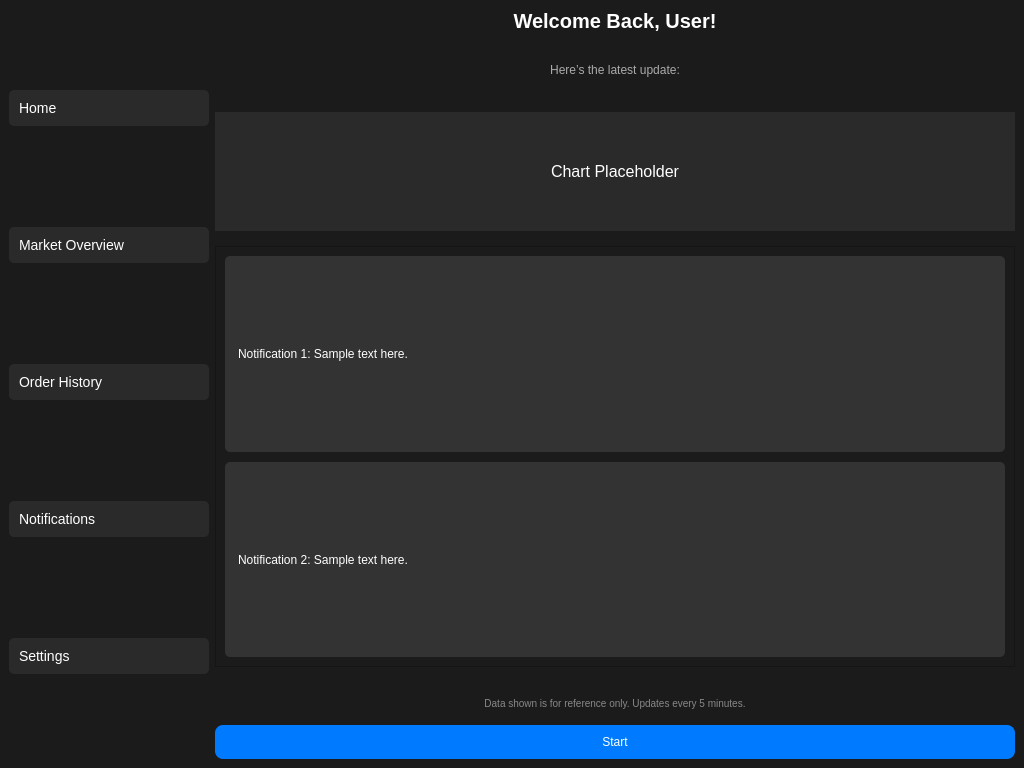
<?xml version="1.0" encoding="UTF-8"?>
<ui version="4.0">
 <class>StyledDashboard</class>
 <widget class="QMainWindow" name="StyledDashboard">
  <property name="geometry">
   <rect>
    <x>0</x>
    <y>0</y>
    <width>1024</width>
    <height>768</height>
   </rect>
  </property>
  <property name="windowTitle">
   <string>Styled Dashboard</string>
  </property>
  <property name="styleSheet">
   <string notr="true">background-color: #1B1B1B; color: white;</string>
  </property>
  <widget class="QWidget" name="centralwidget">
   <layout class="QHBoxLayout" name="horizontalLayout" stretch="1,4">
    <!-- Sidebar -->
    <item>
     <layout class="QVBoxLayout" name="sidebarLayout" stretch="1">
      <property name="spacing">
       <number>20</number>
      </property>
      <property name="contentsMargins">
       <rect>
        <x>0</x>
        <y>20</y>
        <width>0</width>
        <height>20</height>
       </rect>
      </property>
      
      <!-- Sidebar Buttons -->
      <item>
       <widget class="QPushButton" name="homeButton">
        <property name="text">
         <string>Home</string>
        </property>
        <property name="styleSheet">
         <string notr="true">background-color: #2A2A2A; color: white; padding: 10px; text-align: left; border-radius: 5px; font-size: 14px;</string>
        </property>
       </widget>
      </item>
      <item>
       <widget class="QPushButton" name="marketButton">
        <property name="text">
         <string>Market Overview</string>
        </property>
        <property name="styleSheet">
         <string notr="true">background-color: #2A2A2A; color: white; padding: 10px; text-align: left; border-radius: 5px; font-size: 14px;</string>
        </property>
       </widget>
      </item>
      <item>
       <widget class="QPushButton" name="historyButton">
        <property name="text">
         <string>Order History</string>
        </property>
        <property name="styleSheet">
         <string notr="true">background-color: #2A2A2A; color: white; padding: 10px; text-align: left; border-radius: 5px; font-size: 14px;</string>
        </property>
       </widget>
      </item>
      <item>
       <widget class="QPushButton" name="notificationsButton">
        <property name="text">
         <string>Notifications</string>
        </property>
        <property name="styleSheet">
         <string notr="true">background-color: #2A2A2A; color: white; padding: 10px; text-align: left; border-radius: 5px; font-size: 14px;</string>
        </property>
       </widget>
      </item>
      <item>
       <widget class="QPushButton" name="settingsButton">
        <property name="text">
         <string>Settings</string>
        </property>
        <property name="styleSheet">
         <string notr="true">background-color: #2A2A2A; color: white; padding: 10px; text-align: left; border-radius: 5px; font-size: 14px;</string>
        </property>
       </widget>
      </item>
     </layout>
    </item>
    
    <!-- Main Content Area -->
    <item>
     <layout class="QVBoxLayout" name="contentLayout">
      <property name="spacing">
       <number>15</number>
      </property>
      
      <!-- Header -->
      <item>
       <widget class="QLabel" name="headerLabel">
        <property name="text">
         <string>Welcome Back, User!</string>
        </property>
        <property name="alignment">
         <set>Qt::AlignCenter</set>
        </property>
        <property name="styleSheet">
         <string notr="true">color: white; font-size: 20px; font-weight: bold; margin-bottom: 15px;</string>
        </property>
       </widget>
      </item>
      
      <!-- Subtitle -->
      <item>
       <widget class="QLabel" name="subtitleLabel">
        <property name="text">
         <string>Here’s the latest update:</string>
        </property>
        <property name="alignment">
         <set>Qt::AlignCenter</set>
        </property>
        <property name="styleSheet">
         <string notr="true">color: #AAAAAA; font-size: 12px; margin-bottom: 20px;</string>
        </property>
       </widget>
      </item>
      
      <!-- Chart Placeholder -->
      <item>
       <widget class="QLabel" name="chartPlaceholder">
        <property name="text">
         <string>Chart Placeholder</string>
        </property>
        <property name="alignment">
         <set>Qt::AlignCenter</set>
        </property>
        <property name="styleSheet">
         <string notr="true">background-color: #2A2A2A; color: white; font-size: 16px; padding: 50px;</string>
        </property>
       </widget>
      </item>
      
      <!-- Notification Area (ScrollArea) -->
      <item>
       <widget class="QScrollArea" name="notificationScrollArea">
        <property name="widgetResizable">
         <bool>true</bool>
        </property>
        <widget class="QWidget" name="notificationWidget">
         <layout class="QVBoxLayout" name="notificationLayout">
          <property name="spacing">
           <number>10</number>
          </property>
          <!-- Sample Notifications -->
          <item>
           <widget class="QLabel" name="notificationLabel1">
            <property name="text">
             <string>Notification 1: Sample text here.</string>
            </property>
            <property name="styleSheet">
             <string notr="true">background-color: #333; padding: 10px; border-radius: 5px;</string>
            </property>
           </widget>
          </item>
          <item>
           <widget class="QLabel" name="notificationLabel2">
            <property name="text">
             <string>Notification 2: Sample text here.</string>
            </property>
            <property name="styleSheet">
             <string notr="true">background-color: #333; padding: 10px; border-radius: 5px;</string>
            </property>
           </widget>
          </item>
         </layout>
        </widget>
       </widget>
      </item>
      
      <!-- Footer -->
      <item>
       <widget class="QLabel" name="footerLabel">
        <property name="text">
         <string>Data shown is for reference only. Updates every 5 minutes.</string>
        </property>
        <property name="alignment">
         <set>Qt::AlignCenter</set>
        </property>
        <property name="styleSheet">
         <string notr="true">color: #888888; font-size: 10px; margin-top: 15px;</string>
        </property>
       </widget>
      </item>
      
      <!-- Start Button -->
      <item>
       <widget class="QPushButton" name="startButton">
        <property name="text">
         <string>Start</string>
        </property>
        <property name="styleSheet">
         <string notr="true">background-color: #007BFF; color: white; padding: 10px 20px; font-size: 12px; border-radius: 8px;</string>
        </property>
       </widget>
      </item>
     </layout>
    </item>
   </layout>
  </widget>
 </widget>
 <resources/>
 <connections/>
</ui>
